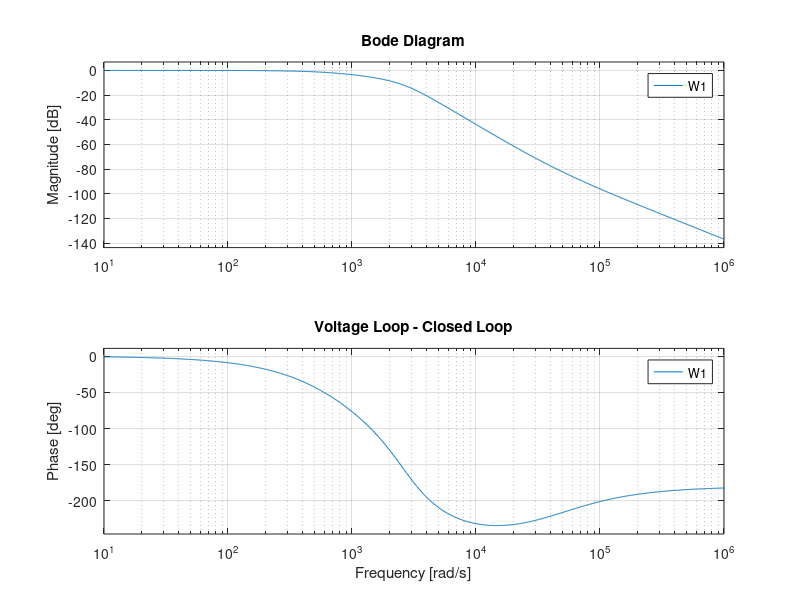
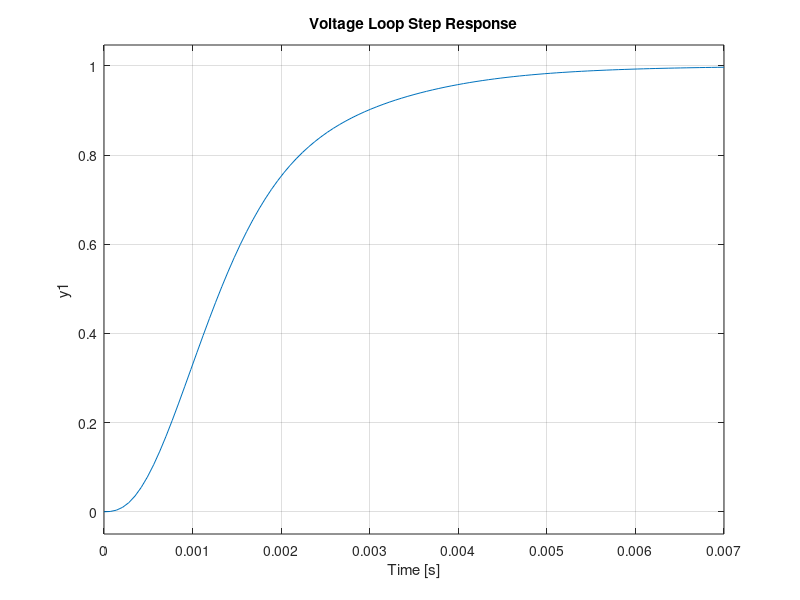
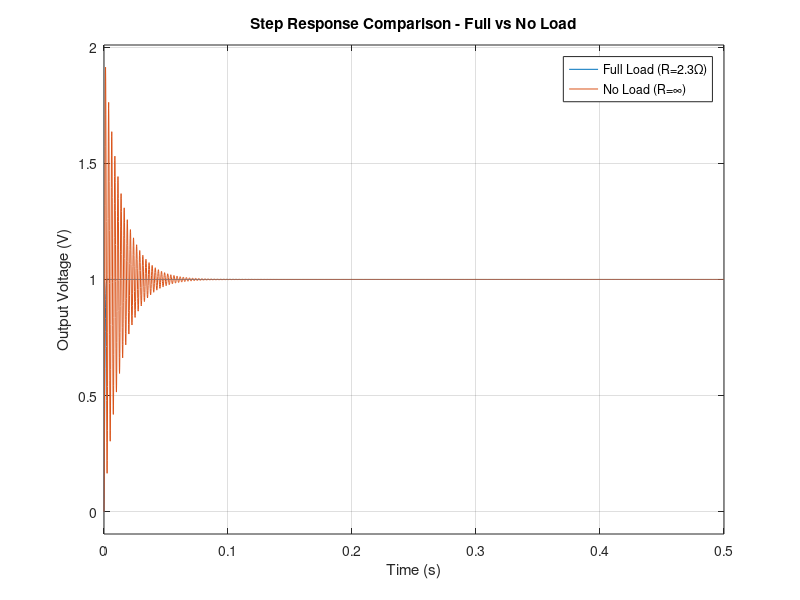
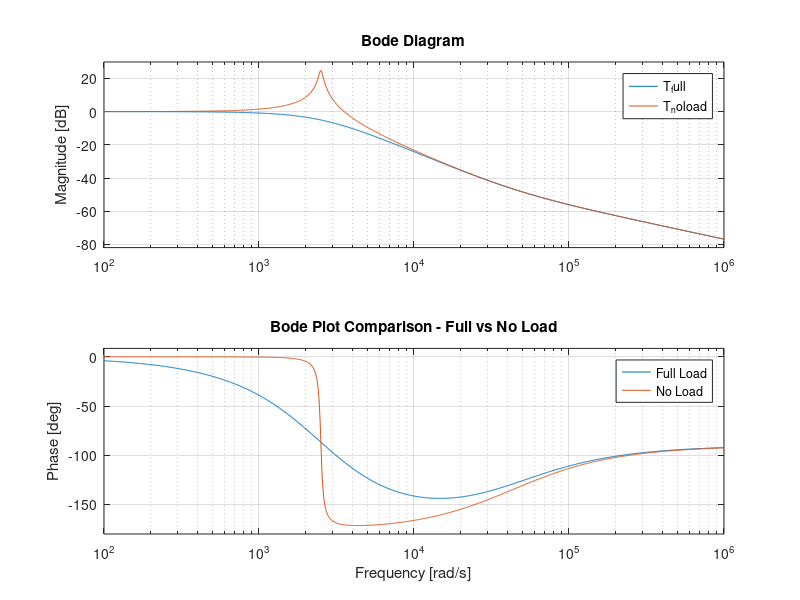

Write MATLAB code to recreate these figures, in order.
%%*********************************Reza Babapiri***************************************
clear all; clc; close all;
Ea = 100; % nominal voltage[v]
R = 2.3; % load resistor[ohm]
fs = 50e3; %[Hz]
Vu = 48; % desired output voltage[v]
T = 1/fs;
dutycycle = Vu/Ea;
Tau = dutycycle * T;
Iu = Vu/R;
Vg = 1; % carrier peak value
dI = 0.1 * Iu; % Current ripple
dV = 0.1 * Vu; % voltage ripple

% Filter sizing
L=1e-3;
RL=0.007;
C=100e-6;

% Dynamics
wn = 1/sqrt(L*C);
csi = 1/(2*R)*sqrt(L/C);
wr = wn * sqrt(1 - csi^2);

% Plant
Num = 1;
Den = [L*C, L/R, 1];
Sys = tf(Num, Den);

% Single-loop voltage controller
fc_target = 100; % desired crossover frequency
wc = 2*pi*fc_target;
Taui1 = R*C / 10;
kpi1 = wc * Taui1;

Num = [kpi1 * Taui1, kpi1];
Den = [Taui1, 0];
R1 = tf(Num, Den);

G1 = R1 * Sys;
W1 = feedback(G1, 1);

% Bandwidth Check
[GM, PM, wc_meas] = margin(G1);
f_bw = wc_meas / (2 * pi);
fprintf(">>> Controller Bandwidth: %.2f Hz\n", f_bw);
if f_bw >= 100
    fprintf("✓ Bandwidth meets requirement (≥ 100 Hz)\n");
else
    fprintf("✗ Bandwidth is TOO LOW (< 100 Hz)\n");
end

% Step and Bode plots
figure; bode(W1); grid on; title('Voltage Loop - Closed Loop');
figure; step(W1); title('Voltage Loop Step Response');

% Load Variation Analysis
R_full = 2.3;
T_full = feedback(R1 * tf(R_full, [R_full * C 1]), 1);

R_noload = 1e8;
T_noload = feedback(R1 * tf(R_noload, [R_noload * C 1]), 1);

figure;
step(T_full, T_noload, 0.5);
legend('Full Load (R=2.3Ω)', 'No Load (R=∞)');
title('Step Response Comparison - Full vs No Load');
xlabel('Time (s)');
ylabel('Output Voltage (V)');
grid on;

figure;
bode(T_full, T_noload);
legend('Full Load', 'No Load');
title('Bode Plot Comparison - Full vs No Load');
grid on;
